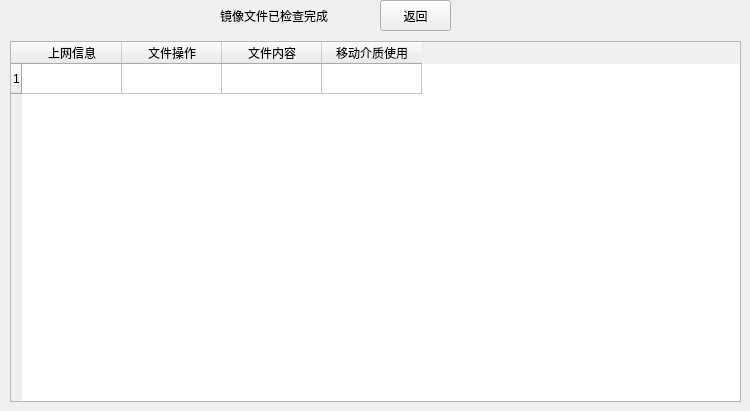
      <widget class="QWidget" name="page_29">
       <widget class="QLabel" name="label_51">
        <property name="geometry">
         <rect>
          <x>220</x>
          <y>0</y>
          <width>151</width>
          <height>31</height>
         </rect>
        </property>
        <property name="styleSheet">
         <string notr="true">font: 12pt &quot;微软雅黑&quot;;
color: rgb(0, 0, 0);</string>
        </property>
        <property name="text">
         <string>镜像文件已检查完成</string>
        </property>
       </widget>
       <widget class="QPushButton" name="jxwjBackButton">
        <property name="geometry">
         <rect>
          <x>380</x>
          <y>0</y>
          <width>71</width>
          <height>31</height>
         </rect>
        </property>
        <property name="text">
         <string>返回</string>
        </property>
       </widget>
       <widget class="QTableWidget" name="jxwjTableWidget">
        <property name="geometry">
         <rect>
          <x>10</x>
          <y>41</y>
          <width>731</width>
          <height>361</height>
         </rect>
        </property>
        <row>
         <property name="text">
          <string>1</string>
         </property>
        </row>
        <column>
         <property name="text">
          <string>上网信息</string>
         </property>
        </column>
        <column>
         <property name="text">
          <string>文件操作</string>
         </property>
        </column>
        <column>
         <property name="text">
          <string>文件内容</string>
         </property>
        </column>
        <column>
         <property name="text">
          <string>移动介质使用</string>
         </property>
        </column>
       </widget>
      </widget>
